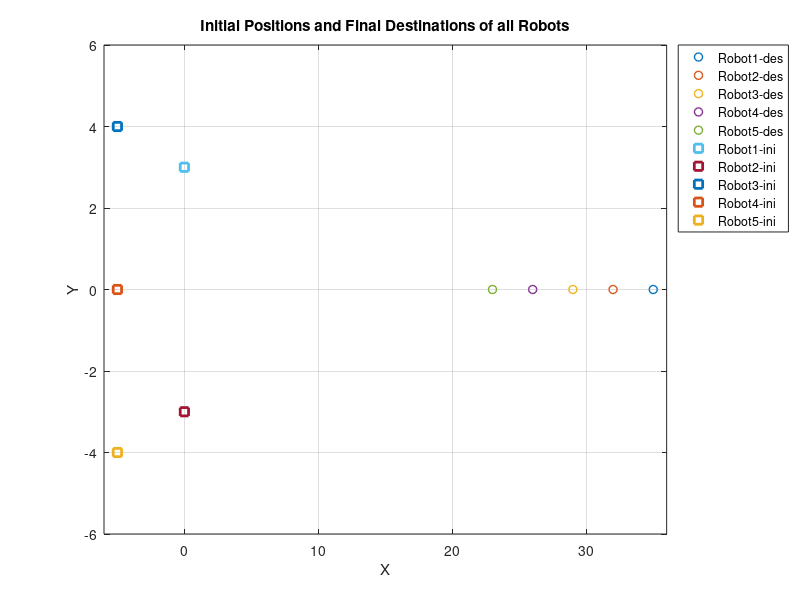

Recreate this plot in MATLAB. (Note: this script raises an error after producing the figure.)

%% Part 4 : Simplified graph with less connections 
% ---> we propose the cycle graph of communication with one sense of flow of information
% Plot the new graph of the system (Graph of Communication)
% graph of communication become a Simplified Cycle Graph with one Sense (Each Robot can...
...take one information from the preceded one, and give on information to the robot that exists after it.

% Plot the Graph of Communication of the System with directed edges (Links with...
...arrows to show the flow of information) (to show which robot communicates with another robot)
% Plot the Initial Positions (marked by rectangles on graph) and Desired Positions (marked by circles on graph) 

% Noting that the robot trajectories can be plotted using the same program...
...of the previous parts, because we have same initial and final positions as previous
% In addition, the Control Law Equation is changed in the Simulink file.
% Then, we can use the same program to plot robot trajectories according...
...to our Simplified Graph (Cycle)

%%
clear all
clc

% Initial position of the 5 robots
Init = [ 0,3 ; 0,-3 ; -5,4 ; -5,0 ; -5,-4 ];
Init_x = Init(:,1)';
Init_y = Init(:,2)';

%Plot Robots Desired Positions
x = [35,32,29,26,23];
y = [0,0,0,0,0];

figure(2);
plot(x(1),y(1) , 'o', 'linewidth', 1)
hold on
plot(x(2),y(2) , 'o', 'linewidth', 1)
plot(x(3),y(3) , 'o', 'linewidth', 1)
plot(x(4),y(4) , 'o', 'linewidth', 1)
plot(x(5),y(5) , 'o', 'linewidth', 1)

%Plot Robots Initial Positions
plot(Init_x(1),Init_y(1) , 's', 'linewidth', 2)
plot(Init_x(2),Init_y(2) , 's', 'linewidth', 2)
plot(Init_x(3),Init_y(3) , 's', 'linewidth', 2)
plot(Init_x(4),Init_y(4) , 's', 'linewidth', 2)
plot(Init_x(5),Init_y(5) , 's', 'linewidth', 2)

xlabel('X');
ylabel('Y');
title('Initial Positions and Final Destinations of all Robots');
legend('Robot1-des','Robot2-des','Robot3-des','Robot4-des','Robot5-des','Robot1-ini','Robot2-ini','Robot3-ini','Robot4-ini','Robot5-ini', 'Location', 'BestOutside')
axis([-6 36 -6 6])
grid on

%Directed Graph
A =[ 0, 0,0,0,1;
       1,0,0,0,0;
       0,1,0,0,0;
       0,0,1,0,0;
       0,0,0,1,0 ]';
  % This matrix aims to plot the flow of information between robots (Sense of the rows on links)
  
Robots = {'Robot_1' 'Robot_2' 'Robot_3' 'Robot_4' 'Robot_5'};
G = digraph( A , Robots );
figure (1)
plot(G) %(Plot the Links with arrows to show the flow of information in random robot positions)
title('Graph (Simplified) of Communication of the System');

